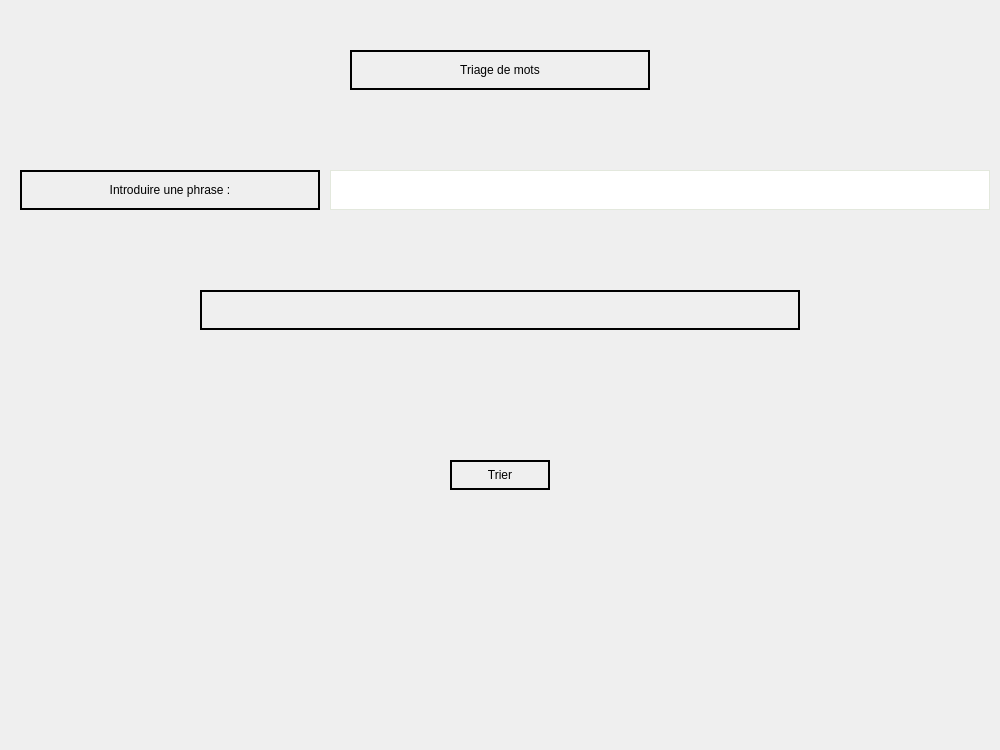
<?xml version="1.0" encoding="UTF-8"?>
<ui version="4.0">
 <class>Form</class>
 <widget class="QWidget" name="Form">
  <property name="geometry">
   <rect>
    <x>0</x>
    <y>0</y>
    <width>1000</width>
    <height>750</height>
   </rect>
  </property>
  <property name="windowTitle">
   <string>Form</string>
  </property>
  <widget class="QLabel" name="label">
   <property name="geometry">
    <rect>
     <x>350</x>
     <y>50</y>
     <width>300</width>
     <height>40</height>
    </rect>
   </property>
   <property name="styleSheet">
    <string notr="true">border: 2px solid black;
font: 75 12pt &quot;MS Shell Dlg 2&quot;;
padding: 4px 10px;</string>
   </property>
   <property name="text">
    <string>Triage de mots</string>
   </property>
   <property name="alignment">
    <set>Qt::AlignCenter</set>
   </property>
  </widget>
  <widget class="QLabel" name="label_2">
   <property name="geometry">
    <rect>
     <x>20</x>
     <y>170</y>
     <width>300</width>
     <height>40</height>
    </rect>
   </property>
   <property name="styleSheet">
    <string notr="true">border: 2px solid black;
font: 75 12pt &quot;MS Shell Dlg 2&quot;;
padding: 4px 10px;</string>
   </property>
   <property name="text">
    <string>Introduire une phrase :</string>
   </property>
   <property name="alignment">
    <set>Qt::AlignCenter</set>
   </property>
  </widget>
  <widget class="QLineEdit" name="dataInput">
   <property name="geometry">
    <rect>
     <x>330</x>
     <y>170</y>
     <width>660</width>
     <height>40</height>
    </rect>
   </property>
   <property name="styleSheet">
    <string notr="true">border: 1px solid black;
font: 11pt &quot;MS Shell Dlg 2&quot;;
border-color: rgb(227, 232, 221);</string>
   </property>
   <property name="alignment">
    <set>Qt::AlignCenter</set>
   </property>
  </widget>
  <widget class="QLabel" name="resultLabel">
   <property name="geometry">
    <rect>
     <x>200</x>
     <y>290</y>
     <width>600</width>
     <height>40</height>
    </rect>
   </property>
   <property name="styleSheet">
    <string notr="true">border: 2px solid black;
font: 75 12pt &quot;MS Shell Dlg 2&quot;;
padding: 4px 10px;</string>
   </property>
   <property name="text">
    <string/>
   </property>
   <property name="alignment">
    <set>Qt::AlignCenter</set>
   </property>
  </widget>
  <widget class="QPushButton" name="pushButton">
   <property name="geometry">
    <rect>
     <x>450</x>
     <y>460</y>
     <width>100</width>
     <height>30</height>
    </rect>
   </property>
   <property name="styleSheet">
    <string notr="true">border: 2px solid black;
font: 75 10pt &quot;MS Shell Dlg 2&quot;;
</string>
   </property>
   <property name="text">
    <string>Trier</string>
   </property>
  </widget>
 </widget>
 <resources/>
 <connections/>
</ui>
